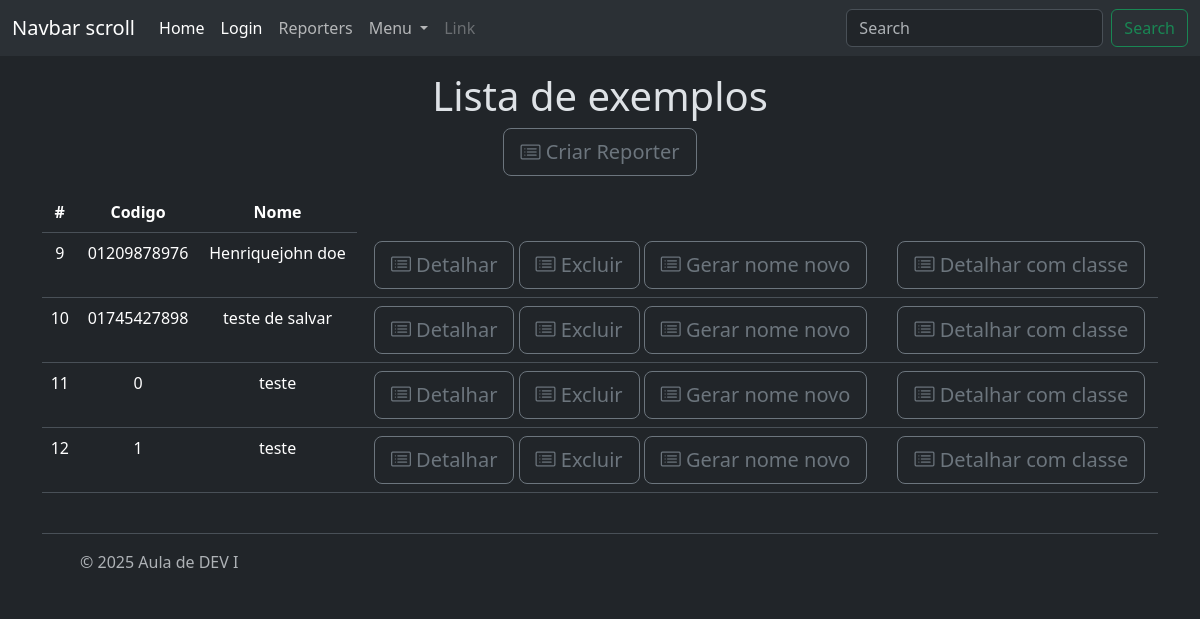
Page /relacionamentos/reporter/function (signed in) on the committed database.
### relacionamentos/models/reporter.py (models this page shows, shortened)
class Reporter(BaseModel):
    cpf = models.CharField(max_length=11, unique=True)
    nome = models.CharField(max_length=120)
    email = models.EmailField()
    objects = ReporterManager()
    class Meta:
        permissions = [("generate_code", 'Can generate code')]

### relacionamentos/views/reporter.py (the view)
# urls.py: path('reporter/function',reporter_list, name='reporter_function_list' ),
def reporter_list(request):
    reporters = Reporter.objects.all()
    context = {
        'reporters': reporters,
    }
    return render(request,'reporter/list.html', context)

### relacionamentos/templates/reporter/list.html (shortened to what this page needs)
{%  extends 'base.html' %}
{% block title  %}
    {% if reporters  %}
        <h1>Lista de exemplos</h1>
 <a class="btn btn-outline-secondary btn-lg" role="button"
           data-bs-toggle="tooltip" data-bs-placement="top" title="Criar"
           href="{% url 'relacionamentos:reporter_function_create' %}" >
            <i class="bi bi-card-list" ></i>
            Criar Reporter
        </a>
    {% else  %}
        <h1>Nenhum reporters cadastrado</h1>
    {% endif %}
{% endblock title %}
{% block content %}
{% if reporters %}
<table class="table table-hover" >
    <thead>
    <th>#</th>
    <th>Codigo</th>
    <th>Nome</th>
    </thead>
    <tbody>
    {% for reporter in reporters %}
    {% if user.is_authenticated %}
    <tr>
        <td>{{ reporter.id}}</td>
        <td>{{ reporter.cpf}}</td>
        <td>{{ reporter.nome }}</td>
        <td>
    {% endif %}
            <div>
        <a class="btn btn-outline-secondary btn-lg" role="button"
           data-bs-toggle="tooltip" data-bs-placement="top" title="Detalhar com Funções"
           href="{% url 'relacionamentos:reporter_function_detail' reporter.id %}" >
            <i class="bi bi-card-list" ></i>
            Detalhar
        {% if perms.relacionamentos.delete_reporter %}
        </a>
                 <a class="btn btn-outline-secondary btn-lg" role="button"
           data-bs-toggle="tooltip" data-bs-placement="top" title="Deletar"
           href="{% url 'relacionamentos:reporter_function_delete' reporter.id %}" >
            <i class="bi bi-card-list" ></i>
            Excluir
        </a>
         {% endif %}
                 <a class="btn btn-outline-secondary btn-lg" role="button"
           data-bs-toggle="tooltip" data-bs-placement="top" title="Deletar"
           href="{% url 'relacionamentos:reporter_function_change_name' reporter.id %}" >
            <i class="bi bi-card-list" ></i>
            Gerar nome novo
        </a>
            </div>
        </td>
        <td>
            <div>
                  <a class="btn btn-outline-secondary btn-lg" role="button"
           data-bs-toggle="tooltip" data-bs-placement="top" title="Detalhar com classe"
           href="{% url 'relacionamentos:reporter_class_read' reporter.id %}" >
            <i class="bi bi-card-list" ></i>
            Detalhar com classe
        </a>
            </div>
        </td>
    </tr>
    {% endfor %}
    </tbody>
</table>
{% endif  %}
{% endblock content %}

### rows in the picture
Reporter: id "9", cpf "01209878976", nome "Henriquejohn doe"
Reporter: id "10", cpf "01745427898", nome "teste de salvar"
Reporter: id "11", cpf "0", nome "teste"
Reporter: id "12", cpf "1", nome "teste"
